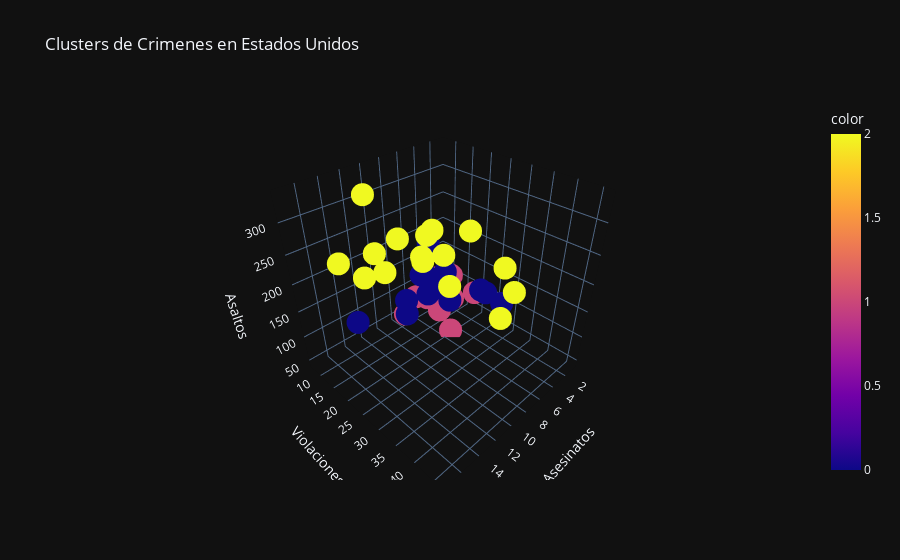

The cell this chart's notebook holds for it:
### Markdown cell above
### Se realiza un gradico en 3D, en donde se analizan las tres tasas con el cluster que se les fue asignado.

### Code cell
# Se crea el grafico de los clusters en 3D
fig=px.scatter_3d(data, x="Asesinatos", y="Violaciones", z="Asaltos", color=clusters,
                  template="plotly_dark", title="Clusters de Crimenes en Estados Unidos")   
fig.show()

### Figure 1 — Plotly figure (JSON) as saved in the notebook; plotly's stock layout.template omitted (floating-point values rounded to 4 significant figures)
{"data": [{"hovertemplate": "Asesinatos=%{x}<br>Violaciones=%{y}<br>Asaltos=%{z}<br>color=%{marker.color}<extra></extra>", "legendgroup": "", "marker": {"color": [2, 2, 2, 0, 2, 0, 1, 2, 2, 0, 1, 1, 2, 1, 1, 1, 1, 2, 1, 2, 0, 2, 1, 2, 0, 1, 1, 2, 1, 0, 2, 2, 2, 1, 1, 0, 0, 1, 0, 2, 1, 0, 0, 1, 1, 0, 0, 1, 1, 0], "coloraxis": "coloraxis", "symbol": "circle"}, "mode": "markers", "name": "", "scene": "scene", "showlegend": false, "type": "scatter3d", "x": [13.2, 10, 8.1, 8.8, 9, 7.9, 3.3, 5.9, 15.4, 17.4, 5.3, 2.6, 10.4, 7.2, 2.2, 6, 9.7, 15.4, 2.1, 11.3, 4.4, 12.1, 2.7, 16.1, 9, 6, 4.3, 12.2, 2.1, 7.4, 11.4, 11.1, 13, 0.8, 7.3, 6.6, 4.9, 6.3, 3.4, 14.4, 3.8, 13.2, 12.7, 3.2, 2.2, 8.5, 4, 5.7, 2.6, 6.8], "y": [21.2, 44.5, 31, 19.5, 40.6, 38.7, 11.1, 15.8, 31.9, 25.8, 20.2, 14.2, 24, 21, 11.3, 18, 16.3, 22.2, 7.8, 27.8, 16.3, 35.1, 14.9, 17.1, 28.2, 16.4, 16.5, 46, 9.5, 18.8, 32.1, 26.1, 16.1, 7.3, 21.4, 20, 29.3, 14.9, 8.3, 22.5, 12.8, 26.9, 25.5, 22.9, 11.2, 20.7, 26.2, 9.3, 10.8, 15.6], "z": [236, 263, 294, 190, 276, 204, 110, 238, 335, 211, 46, 120, 249, 113, 56, 115, 109, 249, 83, 300, 149, 255, 72, 259, 178, 109, 102, 252, 57, 159, 285, 254, 337, 45, 120, 151, 159, 106, 174, 279, 86, 188, 201, 120, 48, 156, 145, 81, 53, 161]}], "layout": {"coloraxis": {"colorbar": {"title": {"text": "color"}}, "colorscale": [[0, "#0d0887"], [0.1111, "#46039f"], [0.2222, "#7201a8"], [0.3333, "#9c179e"], [0.4444, "#bd3786"], [0.5556, "#d8576b"], [0.6667, "#ed7953"], [0.7778, "#fb9f3a"], [0.8889, "#fdca26"], [1, "#f0f921"]]}, "legend": {"tracegroupgap": 0}, "scene": {"domain": {"x": [0, 1], "y": [0, 1]}, "xaxis": {"title": {"text": "Asesinatos"}}, "yaxis": {"title": {"text": "Violaciones"}}, "zaxis": {"title": {"text": "Asaltos"}}}, "title": {"text": "Clusters de Crimenes en Estados Unidos"}}}
